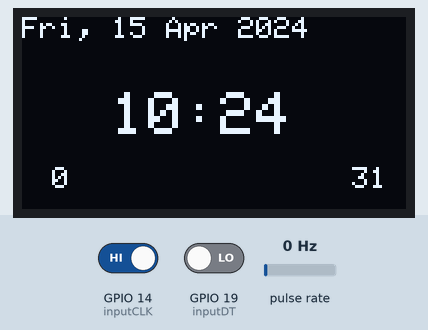
This sketch was run on a simulated ESP32. On the bench: 128×64 one-colour display. Wiring (inferred from the names in the program): pulse sensor: data GPIO 23. Inputs (shaded band) come from the test bench; at power-on: GPIO 14 (inputCLK) HIGH, GPIO 19 (inputDT) LOW, pulse rate 0 Hz. The local clock reads 2024-03-15 10:24:30 at power-on unless the sketch sets it.

Above: at 1.2 s.
1.3 s: GPIO 14 (inputCLK) driven LOW
At 2.8 s:
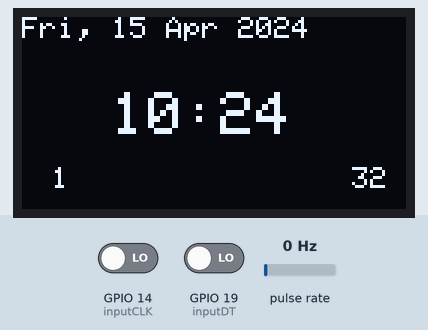
3.5 s: GPIO 14 (inputCLK) driven HIGH
At 4.4 s:
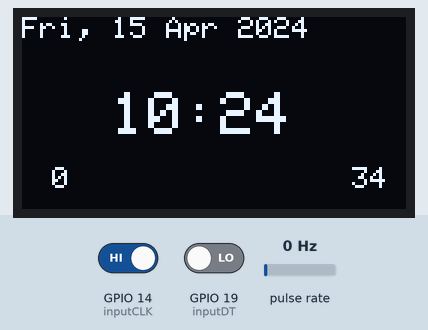
Timing chart, 0 to 6.5 s (numbered marks = the images above; inputs shaded):
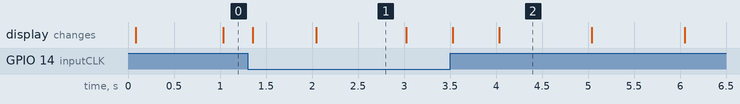

Measured:
- what the display in image 2 shows lasts 1.0 s, from 4.0 s to 5.0 s

The sketch:

22-10-2024_1_Interrupt_and_display_printing_working_together.ino
```cpp
#include <Wire.h>  // Library for I2C communication
#include <SPI.h>   // not used here, but needed to prevent a RTClib compile error
#include "RTClib.h"
#include <Wire.h>
#include <Adafruit_GFX.h>
#include <Adafruit_SSD1306.h>

#define SCREEN_WIDTH 128
#define SCREEN_HEIGHT 64
#define OLED_RESET -1
Adafruit_SSD1306 display(SCREEN_WIDTH, SCREEN_HEIGHT, &Wire, OLED_RESET);

RTC_DS1307 RTC;  // Setup an instance of DS1307 naming it RTC

// Rotary Encoder Inputs
#define inputCLK 14   // CLK pin of the rotary encoder
#define inputDT 19    // DT pin of the rotary encoder
#define encoderButtonPin 23 // Button pin of the rotary encoder

volatile int counter = 0; // Using volatile because it will be changed in the ISR (Interrupt service routine)
volatile bool buttonPressed = false; // To handle the button press in the ISR

int currentStateCLK;
int lastCLKState;

int second, minute, hour, day, date, month, year;

void setup() {
  Wire.begin();  // Start the I2C communication
  RTC.begin();   // Initialize the RTC

  // Initialize OLED display
  if (!display.begin(SSD1306_SWITCHCAPVCC, 0x3C)) {
    display.println(F("SSD1306 allocation failed"));
    for (;;);  // Stop the program if OLED init fails
  }

  display.clearDisplay();
  display.setTextSize(2);
  display.setTextColor(WHITE);
  display.setCursor(0, 0);
  display.println(" Hi!  ");
  display.display();

  // Initialize encoder pins
  pinMode(inputCLK, INPUT);
  pinMode(inputDT, INPUT);
  pinMode(encoderButtonPin, INPUT_PULLUP);  // Enable internal pull-up for the button

  // Set initial state of the CLK pin
  lastCLKState = digitalRead(inputCLK);

  // Attach interrupts for the encoder and button
  attachInterrupt(digitalPinToInterrupt(inputCLK), encoderISR, CHANGE);   // Interrupt on CLK pin change
  attachInterrupt(digitalPinToInterrupt(encoderButtonPin), buttonISR, FALLING);  // Interrupt on button press (FALLING edge)
}

void loop() {
  // DateTime now = RTC.now();

  // // Display the time on the OLED
  // display.clearDisplay();
  // display.setCursor(0, 0);
  // display.print(now.year(), DEC);
  // display.print('/');
  // display.print(now.month(), DEC);
  // display.print('/');
  // display.print(now.day(), DEC);
  // display.println();
  // display.print(now.hour(), DEC);
  // display.print(':');
  // display.print(now.minute(), DEC);
  // display.print(':');
  // display.print(now.second(), DEC);
  // display.println();

  // // Display the encoder counter value
  // display.println(counter);
  // display.display();

  // // Check if the button was pressed, reset the counter
  // if (buttonPressed) {
  //   counter = 0;  // Reset counter
  //   buttonPressed = false;  // Reset flag
  //   delay(200);  // Debounce delay
  // }

  // delay(100);  // Small delay for display update
  displayTimeAndDate();
}


void displayTimeAndDate()
{
  DateTime now = RTC.now();

   //DateTime now = RTC.now();
    second = now.second();
    minute = now.minute();
    hour = now.hour();
    day = now.dayOfTheWeek();
    date = now.day();
    month = now.month();
    year = now.year();


  display.clearDisplay();
  display.setTextSize(1);
  display.setCursor(0, 0);

 // Display Date (Day, Date, Month, Year) at the top in small font
  display.setTextSize(1);
  display.setCursor(0, 0);
  display.print(dayOfWeek(day)); display.print(", ");
  display.print(date); display.print(" ");
  display.print(monthName(month)); display.print(" ");
  display.print(year);
  display.println();

  // Display Hour and Minute in big font (central)
  display.setTextSize(2);
  display.setCursor(30, 25);
  display.print(hour);
  display.print(":");
  display.print(minute);

  // Display Second in small font at the corner
  display.setTextSize(1);
  display.setCursor(10, 50);
  display.print(counter);
  display.setCursor(110, 50);
  display.print(second);


  display.display();

}
// Helper functions
String dayOfWeek(int day) {
  const char* days[] = {"Sun", "Mon", "Tue", "Wed", "Thu", "Fri", "Sat"};
  return days[day];
}

String monthName(int month) {
  const char* months[] = {"Jan", "Feb", "Mar", "Apr", "May", "Jun", "Jul", "Aug", "Sep", "Oct", "Nov", "Dec"};
  return months[month];
}


// Interrupt Service Routine (ISR) for the rotary encoder
void encoderISR() {
  // Read the current state of the CLK pin
  int currentStateCLK = digitalRead(inputCLK);

  // If the CLK pin has changed state
  if (currentStateCLK != lastCLKState) {
    // Check the DT pin to determine the direction
    if (digitalRead(inputDT) != currentStateCLK) {
      counter--;  // Counterclockwise rotation
    } else {
      counter++;  // Clockwise rotation
    }
    // Update the last known state of the CLK pin
    lastCLKState = currentStateCLK;
  }
}

// Interrupt Service Routine (ISR) for the button press
void buttonISR() {
  buttonPressed = true;  // Set the flag when the button is pressed
}
```
